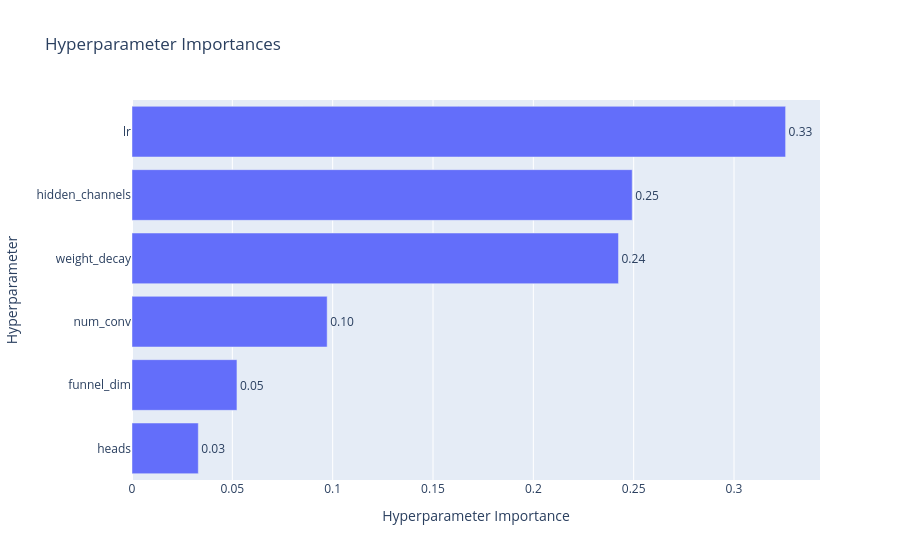

Notebook code for this chart:
### Code cell
fig = optuna.visualization.plot_param_importances(study)
plotly.io.show(fig)

### Figure 1 — Plotly figure (JSON) as saved in the notebook; plotly's stock layout.template omitted (floating-point values rounded to 4 significant figures)
{"data": [{"cliponaxis": false, "hovertemplate": ["heads (IntDistribution): 0.033038706619491834<extra></extra>", "funnel_dim (CategoricalDistribution): 0.052298294936203686<extra></extra>", "num_conv (IntDistribution): 0.09725680371409269<extra></extra>", "weight_decay (FloatDistribution): 0.24243227570888382<extra></extra>", "hidden_channels (CategoricalDistribution): 0.2492607845135374<extra></extra>", "lr (FloatDistribution): 0.3257131345077906<extra></extra>"], "name": "Objective Value", "orientation": "h", "text": ["0.03", "0.05", "0.10", "0.24", "0.25", "0.33"], "textposition": "outside", "type": "bar", "x": [0.03304, 0.0523, 0.09726, 0.2424, 0.2493, 0.3257], "y": ["heads", "funnel_dim", "num_conv", "weight_decay", "hidden_channels", "lr"]}], "layout": {"title": {"text": "Hyperparameter Importances"}, "xaxis": {"title": {"text": "Hyperparameter Importance"}}, "yaxis": {"title": {"text": "Hyperparameter"}}}}
